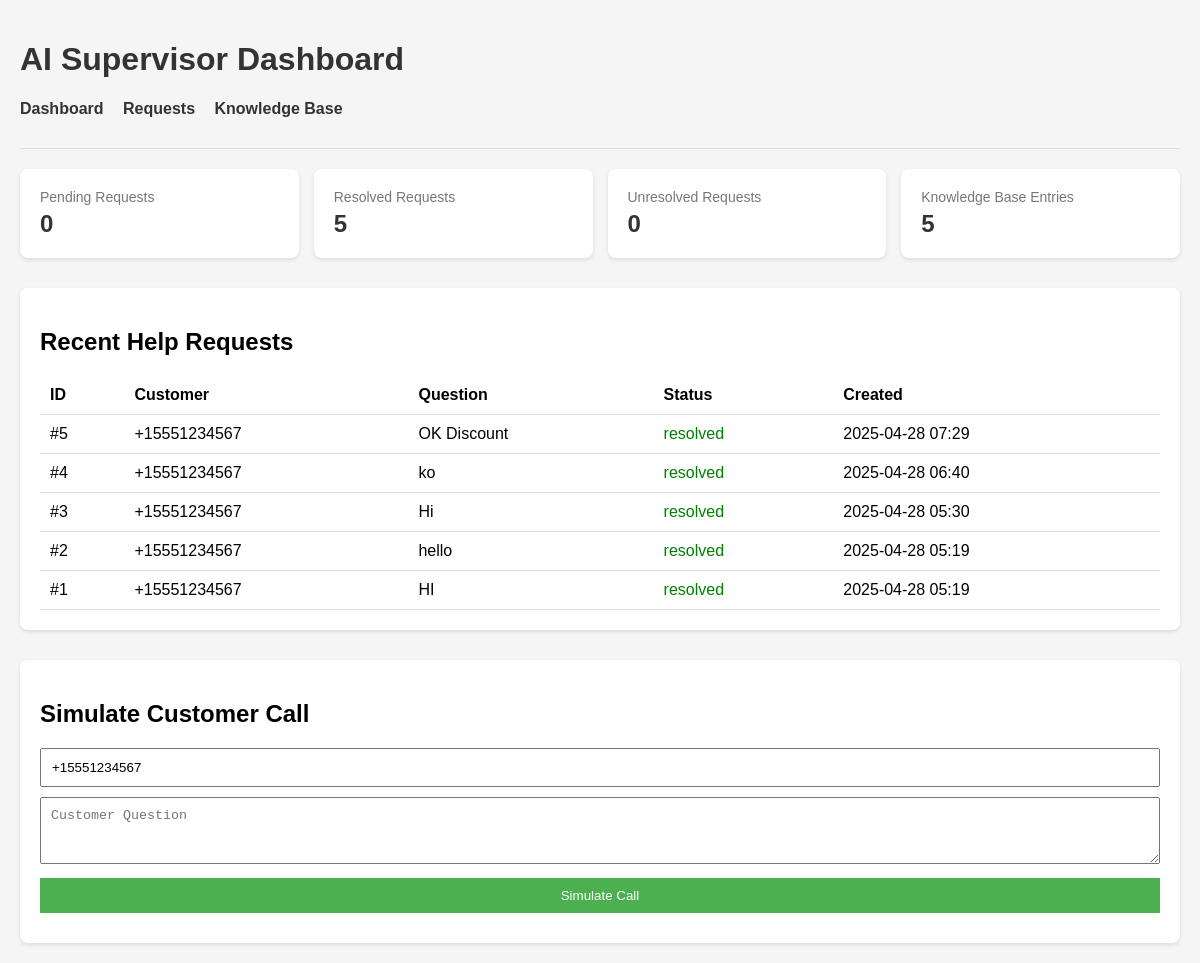
The page / on the database its author committed.
### db/models.py (models this page shows, shortened)
class HelpRequest(db.Model):
    id = db.Column(db.Integer, primary_key=True)
    customer_phone = db.Column(db.String(20), nullable=False)
    question = db.Column(db.Text, nullable=False)
    session_id = db.Column(db.String(100))
    status = db.Column(db.String(20), default='pending')  # pending, resolved, unresolved
    created_at = db.Column(db.DateTime, default=datetime.utcnow)
    resolved_at = db.Column(db.DateTime)
    answer = db.Column(db.Text)
    follow_up_sent = db.Column(db.Boolean, default=False)
    follow_up_at = db.Column(db.DateTime)

### web/routes.py (the view)
@web.route('/')
def index():
    pending_count = HelpRequest.query.filter_by(status='pending').count()
    resolved_count = HelpRequest.query.filter_by(status='resolved').count()
    unresolved_count = HelpRequest.query.filter_by(status='unresolved').count()
    recent_requests = HelpRequest.query.order_by(HelpRequest.created_at.desc()).limit(5).all()
    kb_count = KnowledgeEntry.query.count()
    return render_template('dashboard.html',
                           pending_count=pending_count,
                           resolved_count=resolved_count,
                           unresolved_count=unresolved_count,
                           recent_requests=recent_requests,
                           kb_count=kb_count)

### web/templates/dashboard.html (shortened to what this page needs)
<!DOCTYPE html>
<html lang="en">
<head>
</head>
<body>
    <div class="container">
        <header>
            <h1>AI Supervisor Dashboard</h1>
            <nav>
                <a href="/">Dashboard</a>
                <a href="/requests">Requests</a>
                <a href="/knowledge">Knowledge Base</a>
            </nav>
        </header>
        <div class="stats">
            <div class="stat-box">
                <div class="stat-title">Pending Requests</div>
                <div class="stat-value">{{ pending_count }}</div>
            </div>
            <div class="stat-box">
                <div class="stat-title">Resolved Requests</div>
                <div class="stat-value">{{ resolved_count }}</div>
            </div>
            <div class="stat-box">
                <div class="stat-title">Unresolved Requests</div>
                <div class="stat-value">{{ unresolved_count }}</div>
            </div>
            <div class="stat-box">
                <div class="stat-title">Knowledge Base Entries</div>
                <div class="stat-value">{{ kb_count }}</div>
            </div>
        </div>
        <div class="recent-requests">
            <h2>Recent Help Requests</h2>
            <table>
                <thead>
                    <tr>
                        <th>ID</th>
                        <th>Customer</th>
                        <th>Question</th>
                        <th>Status</th>
                        <th>Created</th>
                    </tr>
                </thead>
                <tbody>
                    {% for request in recent_requests %}
                    <tr>
                        <td>#{{ request.id }}</td>
                        <td>{{ request.customer_phone }}</td>
                        <td>{{ request.question }}</td>
                        <td class="status-{{ request.status }}">{{ request.status }}</td>
                        <td>{{ request.created_at.strftime('%Y-%m-%d %H:%M') }}</td>
                    </tr>
                    {% endfor %}
                </tbody>
            </table>
        </div>
        <div class="simulation-form">
            <h2>Simulate Customer Call</h2>
            <input type="text" id="sim-phone" placeholder="Customer Phone Number" value="+15551234567">
            <textarea id="sim-question" placeholder="Customer Question" rows="3"></textarea>
            <button id="sim-button">Simulate Call</button>
        </div>
    </div>
</body>
</html>

### web/templates/dashboard.html (style rules this page uses)
body { font-family: Arial, sans-serif; margin: 0; padding: 20px; background-color: #f5f5f5; }
.container { max-width: 1200px; margin: 0 auto; }
header { margin-bottom: 20px; padding-bottom: 10px; border-bottom: 1px solid #ddd; }
h1 { color: #333; }
.stats { display: flex; justify-content: space-between; margin-bottom: 30px; }
.stat-box { background-color: white; border-radius: 8px; padding: 20px; flex: 1; margin-right: 15px; box-shadow: 0 2px 4px rgba(0,0,0,0.1); }
.stat-box:last-child { margin-right: 0; }
.stat-title { font-size: 14px; color: #777; margin-bottom: 5px; }
.stat-value { font-size: 24px; font-weight: bold; color: #333; }
.recent-requests { background-color: white; border-radius: 8px; padding: 20px; box-shadow: 0 2px 4px rgba(0,0,0,0.1); }
table { width: 100%; border-collapse: collapse; }
th, td { padding: 10px; text-align: left; border-bottom: 1px solid #ddd; }
.status-resolved { color: green; }
nav { margin-bottom: 20px; }
nav a { margin-right: 15px; text-decoration: none; color: #333; font-weight: bold; }
.simulation-form { background-color: white; border-radius: 8px; padding: 20px; margin-top: 30px; box-shadow: 0 2px 4px rgba(0,0,0,0.1); }
input, textarea, button { padding: 10px; margin-bottom: 10px; width: 100%; box-sizing: border-box; }
button { background-color: #4CAF50; color: white; border: none; cursor: pointer; }

### rows shown on the page
HelpRequest: id "5", customer_phone "+15551234567", question "OK Discount", status "resolved", created_at "2025-04-28 07:29"
HelpRequest: id "4", customer_phone "+15551234567", question "ko", status "resolved", created_at "2025-04-28 06:40"
HelpRequest: id "3", customer_phone "+15551234567", question "Hi", status "resolved", created_at "2025-04-28 05:30"
HelpRequest: id "2", customer_phone "+15551234567", question "hello", status "resolved", created_at "2025-04-28 05:19"
HelpRequest: id "1", customer_phone "+15551234567", question "HI", status "resolved", created_at "2025-04-28 05:19"

### other values the page prints
{{ pending_count }} "0"
{{ resolved_count }} "5"
{{ unresolved_count }} "0"
{{ kb_count }} "5"
